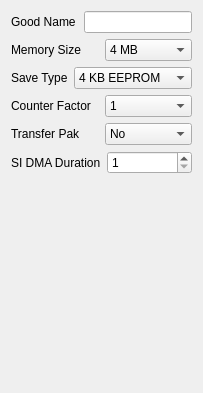
             <widget class="QWidget" name="innerGameTab">
              <attribute name="title">
               <string>Game</string>
              </attribute>
              <layout class="QVBoxLayout" name="verticalLayout_21">
               <item>
                <layout class="QHBoxLayout" name="horizontalLayout_51">
                 <item>
                  <widget class="QLabel" name="label_52">
                   <property name="text">
                    <string>Good Name</string>
                   </property>
                  </widget>
                 </item>
                 <item>
                  <widget class="QLineEdit" name="gameGoodNameLineEdit">
                   <property name="sizePolicy">
                    <sizepolicy hsizetype="Preferred" vsizetype="Fixed">
                     <horstretch>0</horstretch>
                     <verstretch>0</verstretch>
                    </sizepolicy>
                   </property>
                   <property name="readOnly">
                    <bool>true</bool>
                   </property>
                  </widget>
                 </item>
                </layout>
               </item>
               <item>
                <layout class="QHBoxLayout" name="horizontalLayout_53">
                 <item>
                  <widget class="QLabel" name="label_56">
                   <property name="text">
                    <string>Memory Size</string>
                   </property>
                  </widget>
                 </item>
                 <item>
                  <widget class="QComboBox" name="gameMemorySizeComboBox">
                   <item>
                    <property name="text">
                     <string>4 MB</string>
                    </property>
                   </item>
                   <item>
                    <property name="text">
                     <string>8 MB</string>
                    </property>
                   </item>
                  </widget>
                 </item>
                </layout>
               </item>
               <item>
                <layout class="QHBoxLayout" name="horizontalLayout_49">
                 <item>
                  <widget class="QLabel" name="label_50">
                   <property name="text">
                    <string>Save Type</string>
                   </property>
                  </widget>
                 </item>
                 <item>
                  <widget class="QComboBox" name="gameSaveTypeComboBox">
                   <item>
                    <property name="text">
                     <string>4 KB EEPROM</string>
                    </property>
                   </item>
                   <item>
                    <property name="text">
                     <string>16 KB EEPROM</string>
                    </property>
                   </item>
                   <item>
                    <property name="text">
                     <string>SRAM</string>
                    </property>
                   </item>
                   <item>
                    <property name="text">
                     <string>Flash RAM</string>
                    </property>
                   </item>
                   <item>
                    <property name="text">
                     <string>Controller pack</string>
                    </property>
                   </item>
                   <item>
                    <property name="text">
                     <string>None</string>
                    </property>
                   </item>
                  </widget>
                 </item>
                </layout>
               </item>
               <item>
                <layout class="QHBoxLayout" name="horizontalLayout_50">
                 <item>
                  <widget class="QLabel" name="label_51">
                   <property name="text">
                    <string>Counter Factor</string>
                   </property>
                  </widget>
                 </item>
                 <item>
                  <widget class="QComboBox" name="gameCounterFactorComboBox">
                   <item>
                    <property name="text">
                     <string>1</string>
                    </property>
                   </item>
                   <item>
                    <property name="text">
                     <string>2</string>
                    </property>
                   </item>
                   <item>
                    <property name="text">
                     <string>3</string>
                    </property>
                   </item>
                   <item>
                    <property name="text">
                     <string>4</string>
                    </property>
                   </item>
                   <item>
                    <property name="text">
                     <string>5</string>
                    </property>
                   </item>
                   <item>
                    <property name="text">
                     <string>6</string>
                    </property>
                   </item>
                  </widget>
                 </item>
                </layout>
               </item>
               <item>
                <layout class="QHBoxLayout" name="horizontalLayout_11">
                 <item>
                  <widget class="QLabel" name="label_5">
                   <property name="text">
                    <string>Transfer Pak</string>
                   </property>
                  </widget>
                 </item>
                 <item>
                  <widget class="QComboBox" name="gameTransferPakComboBox">
                   <item>
                    <property name="text">
                     <string>No</string>
                    </property>
                   </item>
                   <item>
                    <property name="text">
                     <string>Yes</string>
                    </property>
                   </item>
                  </widget>
                 </item>
                </layout>
               </item>
               <item>
                <layout class="QHBoxLayout" name="horizontalLayout_52">
                 <item>
                  <widget class="QLabel" name="label_55">
                   <property name="text">
                    <string>SI DMA Duration</string>
                   </property>
                  </widget>
                 </item>
                 <item>
                  <widget class="QSpinBox" name="gameSiDmaDurationSpinBox">
                   <property name="minimum">
                    <number>1</number>
                   </property>
                   <property name="maximum">
                    <number>9999999</number>
                   </property>
                  </widget>
                 </item>
                </layout>
               </item>
               <item>
                <spacer name="verticalSpacer_8">
                 <property name="orientation">
                  <enum>Qt::Orientation::Vertical</enum>
                 </property>
                 <property name="sizeHint" stdset="0">
                  <size>
                   <width>20</width>
                   <height>208</height>
                  </size>
                 </property>
                </spacer>
               </item>
              </layout>
             </widget>
